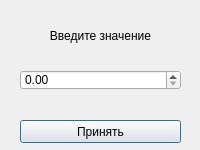
<?xml version="1.0" encoding="UTF-8"?>
<ui version="4.0">
 <class>InputDialog</class>
 <widget class="QDialog" name="InputDialog">
  <property name="windowModality">
   <enum>Qt::NonModal</enum>
  </property>
  <property name="geometry">
   <rect>
    <x>0</x>
    <y>0</y>
    <width>200</width>
    <height>150</height>
   </rect>
  </property>
  <property name="windowTitle">
   <string>Ввод значения</string>
  </property>
  <property name="layoutDirection">
   <enum>Qt::LeftToRight</enum>
  </property>
  <property name="styleSheet">
   <string notr="true"/>
  </property>
  <property name="modal">
   <bool>false</bool>
  </property>
  <widget class="QLabel" name="label">
   <property name="geometry">
    <rect>
     <x>20</x>
     <y>10</y>
     <width>161</width>
     <height>51</height>
    </rect>
   </property>
   <property name="text">
    <string>Введите значение</string>
   </property>
   <property name="alignment">
    <set>Qt::AlignCenter</set>
   </property>
   <property name="wordWrap">
    <bool>true</bool>
   </property>
  </widget>
  <widget class="QDoubleSpinBox" name="doubleValue">
   <property name="geometry">
    <rect>
     <x>20</x>
     <y>70</y>
     <width>161</width>
     <height>20</height>
    </rect>
   </property>
  </widget>
  <widget class="QPushButton" name="confirmButton">
   <property name="geometry">
    <rect>
     <x>20</x>
     <y>120</y>
     <width>161</width>
     <height>23</height>
    </rect>
   </property>
   <property name="text">
    <string>Принять</string>
   </property>
  </widget>
 </widget>
 <resources/>
 <connections/>
</ui>
